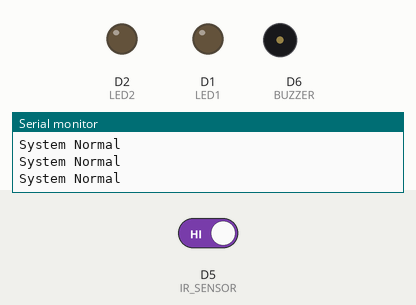
A sketch run on a simulated ESP8266 (NodeMCU). Parts: output pins drawn as LEDs (lit = HIGH), buzzer (waves = sounding, pin HIGH), the last lines printed to the serial monitor. Dashed ring = blinking. Inputs (shaded band) come from the test bench; at power-on: D5 (IR_SENSOR) HIGH.

Above: at 1.2 s.
1.3 s: D5 (IR_SENSOR) driven LOW
At 1.45 s:
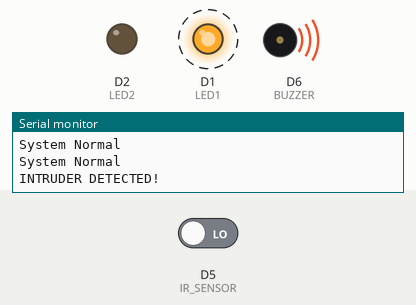
At 2.35 s:
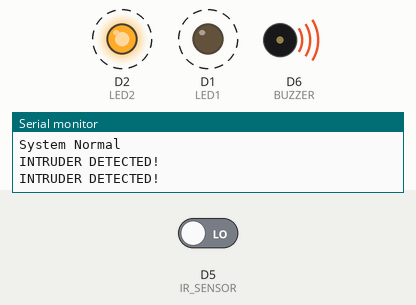
4.3 s: D5 (IR_SENSOR) driven HIGH
At 5.4 s:
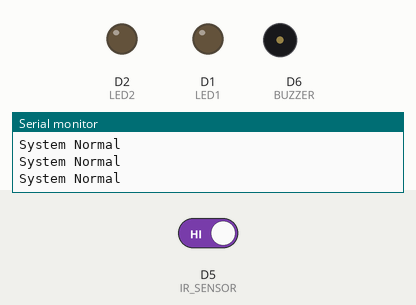
Timing chart, 0 to 7.3 s (numbered marks = the images above; inputs shaded):
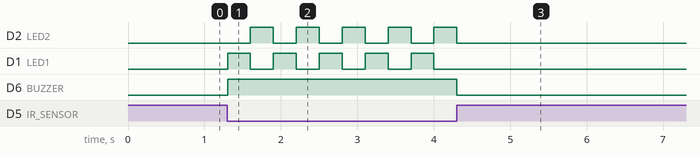

The sketch:

06_Intruder_Alert_System.ino
```cpp
#define IR_SENSOR D5
#define LED1 D1
#define LED2 D2
#define BUZZER D6

void setup() {
  pinMode(IR_SENSOR, INPUT);
  pinMode(LED1, OUTPUT);
  pinMode(LED2, OUTPUT);
  pinMode(BUZZER, OUTPUT);

  digitalWrite(LED1, LOW);
  digitalWrite(LED2, LOW);
  digitalWrite(BUZZER, LOW);

  Serial.begin(115200);
}

void loop() {

  int sensorValue = digitalRead(IR_SENSOR);

  if (sensorValue == LOW) {

    Serial.println("INTRUDER DETECTED!");

    digitalWrite(LED1, HIGH);
    digitalWrite(LED2, LOW);
    digitalWrite(BUZZER, HIGH);

    delay(300);

    digitalWrite(LED1, LOW);
    digitalWrite(LED2, HIGH);

    delay(300);

  }
  else {

    digitalWrite(LED1, LOW);
    digitalWrite(LED2, LOW);
    digitalWrite(BUZZER, LOW);

    Serial.println("System Normal");

    delay(100);
  }
}
```

Measured:
- after the input at 1.3 s, D2 (LED2): alternates HIGH for 0.30 s and LOW for 0.30 s, starting after 0.30 s; D1 (LED1): alternates HIGH for 0.30 s and LOW for 0.30 s, starting at once; D6 (BUZZER): LOW → HIGH at once
- after the input at 4.3 s, D2 (LED2): goes on until 4.3 s, then stays LOW; D1 (LED1): stops changing and stays LOW; D6 (BUZZER): HIGH → LOW at once
